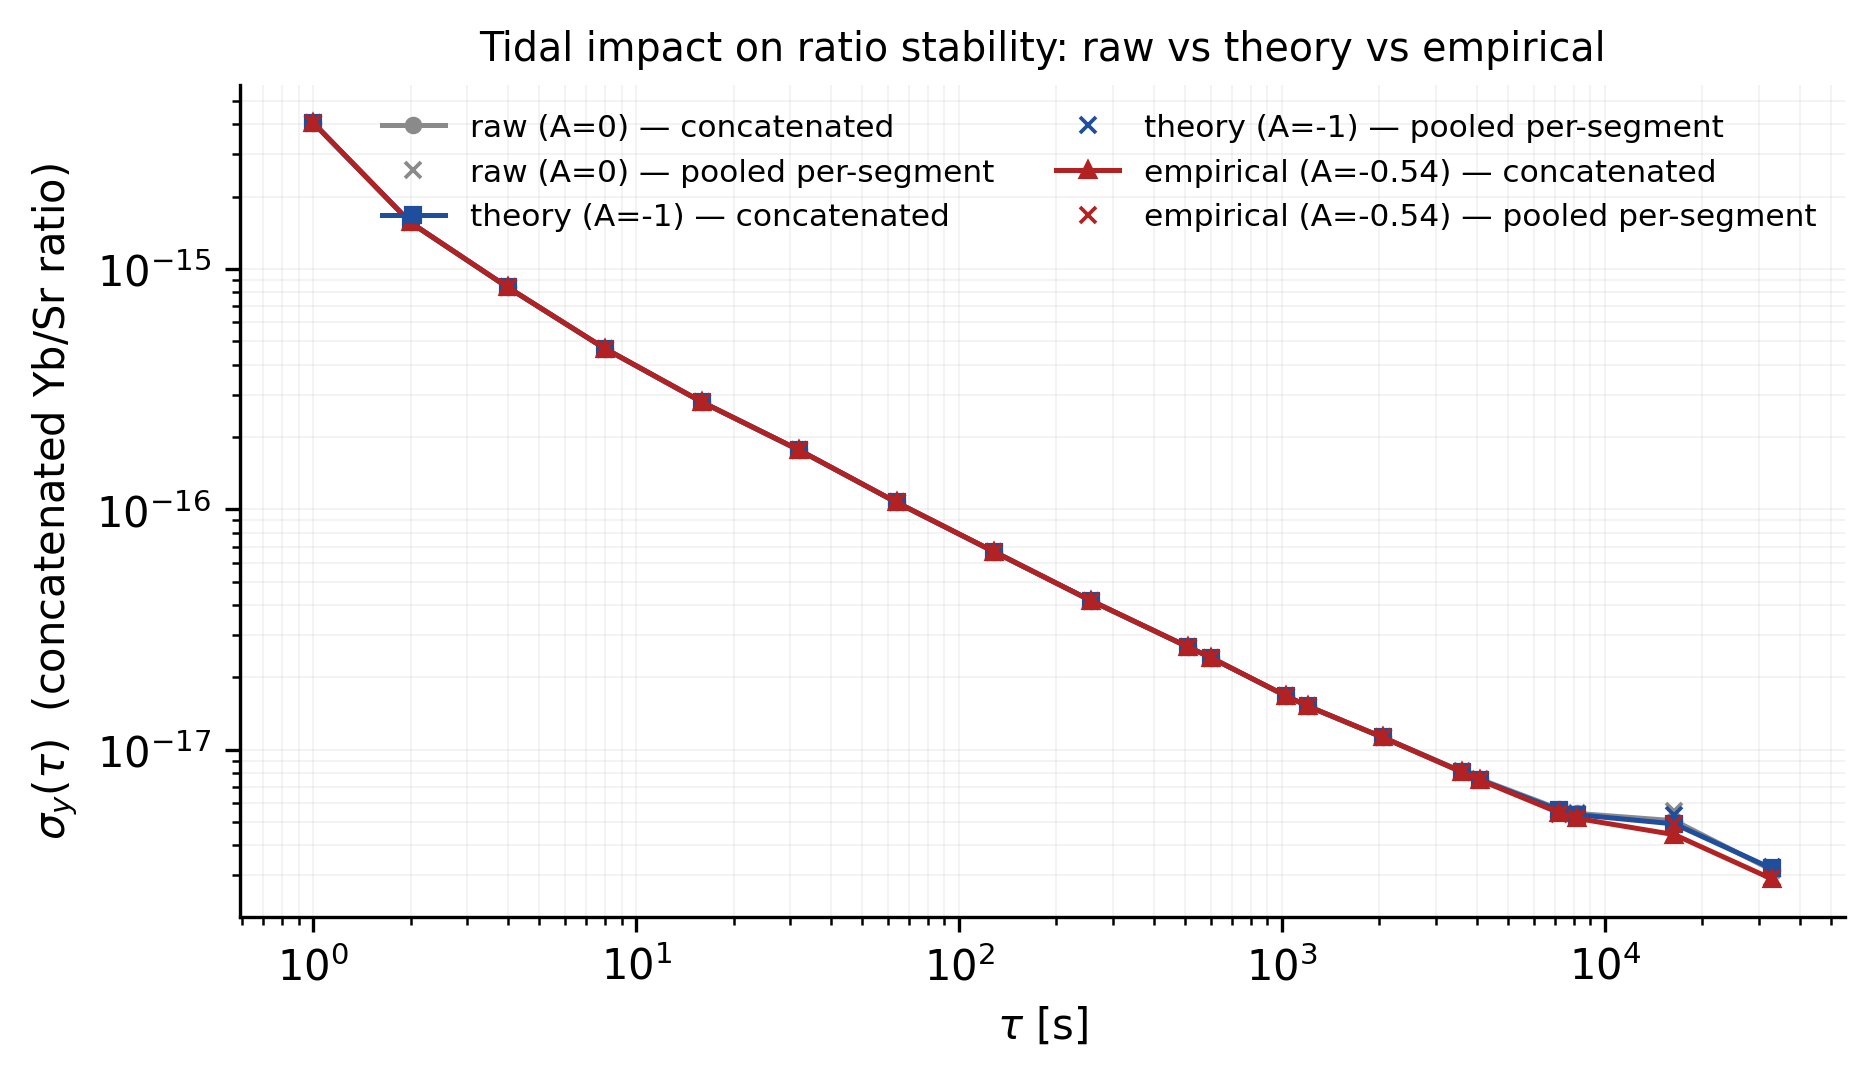

The Python source for this figure:
#!/usr/bin/env python3
"""Concatenated-stability assessment of the tidal impact on the Yb/Sr ratio.

Answers: over the WHOLE experiment (all 17 valid segments joined into one
series), how does the ratio-measurement stability behave when the tidal
gravitational redshift is (i) left in (raw), (ii) removed at the full
theoretical amplitude (A=-1, "theory"), and (iii) removed at the fitted
empirical amplitude (A=-0.54, "empirical")?

Method (reuses the frozen raw selection and the paper-style OADEV):
  1. select_segments  -> the 17 frozen segments (identical to every other
     artifact; raw data alone decide membership).
  2. For each scenario (A=0 / -1 / -0.54), apply  b_corr = b_raw - A*h  with
     h = F_1550 * deltaW(t) / c^2 interpolated onto each segment's timestamps,
     and take the per-second ratio fluctuation series  y(t) = -q/(1+q)
     produced by analyze_segment (the same series used for the per-segment
     OADEV; it is the fractional deviation of the measured ratio).
  3. CONCATENATE the 17 segments' (times, y) into a single long array and run
     ONE overlapping Allan deviation. Gaps between segments break the Allan
     pairs automatically (oadev breaks at every non-1-second step), so this is
     a gap-safe concatenated stability, not a spliced fake-continuous series.
  4. Report sigma_y(tau) for the three scenarios on the SAME tau grid, plus the
     scenario/raw sigma ratio.

  5. Also report the PER-SEGMENT-POOLED curve (pair-count weighted mean Allan
     variance across the same 17 segments, from the existing per-segment
     stability.csv) so the concatenated curve can be checked for consistency:
     the two must agree wherever the same segments contribute, and the
     concatenated curve extends to longer tau because it is not truncated to a
     single segment's run//4.

This is an independent result set; it does not modify any existing artifact.
"""

from __future__ import annotations

import csv
import sys
from decimal import Decimal
from pathlib import Path

import numpy as np

sys.path.insert(0, str(Path(__file__).resolve().parents[1]))
from clock import shared as s  # noqa: E402
from clock_ratio.tidal_analysis import (  # noqa: E402
    SCENARIOS, AnalysisError, TideGrid, analyze_segment, select_segments,
)
from clock_ratio.tidal_stability import (  # noqa: E402
    continuous_runs, oadev, tau_grid,
)

OUT_DIR = Path(__file__).resolve().parent
CSV_PATH = OUT_DIR / "concatenated_stability.csv"
MD_PATH = OUT_DIR / "concatenated_stability.md"
FIG_PNG = OUT_DIR / "concatenated_stability.png"
FIG_PDF = OUT_DIR / "concatenated_stability.pdf"
SEG_STABILITY_CSV = OUT_DIR / "tidal_correction" / "stability.csv"


def concatenate(results_by_scenario: dict[str, list]) -> dict[str, tuple]:
    """Join each scenario's 17 segment series into one (times, y) array.

    Segments are appended in time order (select_segments yields them in GROUPS
    order, which is chronological). The large real-world gaps remain in the
    time array, so oadev() opens a new continuous run at every gap.
    """
    out: dict[str, tuple] = {}
    for key, results in results_by_scenario.items():
        times = np.concatenate([r.segment.times for r in results])
        y = np.concatenate([r.fluctuations for r in results])
        out[key] = (times, y)
    return out


def pooled_per_segment(path: Path) -> dict[str, dict[int, tuple[int, float]]]:
    """Pair-count weighted pool of the per-segment OADEV (existing artifact).

    Returns scenario -> tau_s -> (n_pairs, sigma_y), where sigma_y is the pooled
    Allan deviation: sigma^2 = sum_runs(2*sigma_run^2*n_run) / sum_runs(2*n_run).
    This uses the SAME oadev output already in the per-segment stability.csv, so
    it is directly comparable to the concatenated curve wherever the same
    segments contribute. The per-segment file caps tau at each segment's
    run//4, so at large tau fewer segments contribute than in the concatenated
    curve (which pools every within-run pair of every segment).
    """
    acc: dict[str, dict[int, list[float]]] = {}
    if not path.exists():
        return {}
    for row in csv.DictReader(path.open(encoding="utf-8")):
        sigma = row["sigma_y"]
        if sigma in ("", "None"):
            continue
        scenario, tau, n_pairs = row["scenario"], int(row["tau_s"]), int(row["n_pairs"])
        slot = acc.setdefault(scenario, {}).setdefault(tau, [0.0, 0])
        slot[0] += 2.0 * float(sigma) ** 2 * n_pairs
        slot[1] += n_pairs
    return {
        scenario: {
            tau: (int(pair_sum), (sum_squares / (2.0 * pair_sum)) ** 0.5)
            for tau, (sum_squares, pair_sum) in taus.items()
            if pair_sum
        }
        for scenario, taus in acc.items()
    }



def main() -> int:
    try:
        times, beat = s.load_beat()
    except (OSError, ValueError) as error:
        raise AnalysisError(f"raw beat data could not be loaded: {error}") from error
    segments = select_segments(times, beat)
    try:
        tide = TideGrid(*s.load_tide())
    except (OSError, ValueError, KeyError) as error:
        raise AnalysisError(f"tide data could not be loaded: {error}") from error

    # Per-scenario per-segment results, then concatenate.
    results_by_scenario: dict[str, list] = {sc.key: [] for sc in SCENARIOS}
    for segment in segments:
        template = tide.beat_at(segment.times)
        for scenario in SCENARIOS:
            results_by_scenario[scenario.key].append(
                analyze_segment(segment, template, scenario))

    series = concatenate(results_by_scenario)

    # One tau grid for all scenarios, from the LONGEST single continuous run
    # (oadev caps tau at run//4 internally via the caller's grid choice; we use
    # the longest run across scenarios, which is identical here).
    longest = max(
        stop - start
        for times_sc, _ in series.values()
        for start, stop in continuous_runs(times_sc)
    )
    taus = tau_grid(longest)
    curves: dict[str, tuple] = {
        key: oadev(series[key][0], series[key][1], taus)
        for key in ("raw", "theory", "empirical")
    }
    raw_sigma = {p.tau_s: p.sigma_y for p in curves["raw"]}
    pooled = pooled_per_segment(SEG_STABILITY_CSV)

    coef = {sc.key: str(sc.coefficient) for sc in SCENARIOS}
    with CSV_PATH.open("w", newline="", encoding="utf-8") as stream:
        writer = csv.writer(stream)
        writer.writerow(["scenario", "coefficient", "tau_s", "n_pairs",
                         "sigma_y", "sigma_ratio_vs_raw",
                         "pooled_n_pairs", "pooled_sigma_y", "concat_vs_pooled"])
        for key in ("raw", "theory", "empirical"):
            for point in curves[key]:
                raw = raw_sigma.get(point.tau_s)
                ratio = (point.sigma_y / raw
                         if raw and point.sigma_y is not None and raw > 0 else "")
                pooled_point = pooled.get(key, {}).get(point.tau_s)
                if pooled_point and point.sigma_y is not None:
                    p_np, p_sig = pooled_point
                    rel = point.sigma_y / p_sig
                else:
                    p_np, p_sig, rel = "", "", ""
                writer.writerow([
                    key, coef[key], point.tau_s, point.n_pairs,
                    "" if point.sigma_y is None else f"{point.sigma_y:.6e}",
                    "" if ratio == "" else f"{ratio:.6f}",
                    p_np, "" if p_sig == "" else f"{p_sig:.6e}",
                    "" if rel == "" else f"{rel:.6f}",
                ])

    # ---- Markdown report
    total = sum(len(r.segment.beat) for r in results_by_scenario["raw"])
    lines: list[str] = []
    lines.append("# Concatenated-stability assessment of the tidal impact\n")
    lines.append(
        f"All **{total:,}** valid one-second samples from the 17 segments are "
        "joined into a single series; one gap-safe overlapping Allan deviation "
        "is computed per scenario. Real inter-segment gaps break the Allan "
        "pairs (never spliced).\n")
    lines.append(
        "The `pooled` column is the pair-count weighted pool of the existing "
        "per-segment OADEV ([tidal_correction/stability.csv](tidal_correction/stability.csv)). "
        "It agrees with the concatenated curve wherever the same segments "
        "contribute; the concatenated curve extends to longer tau because it is "
        "not truncated to a single segment's run//4.\n")
    lines.append("## sigma_y(tau)  [concat | pooled per-segment]\n")
    lines.append("| tau [s] | raw | theory (A=-1) | empirical (A=-0.54) | "
                 "theory/raw | empirical/raw |")
    lines.append("|---|---|---|---|---|---|")
    for i, tau in enumerate(taus):
        p_raw, p_th, p_em = curves["raw"][i], curves["theory"][i], curves["empirical"][i]
        def f(p, key):
            concat = "—" if p.sigma_y is None else f"{p.sigma_y:.3e}"
            pooled_pt = pooled.get(key, {}).get(tau)
            pool = f" / {pooled_pt[1]:.3e}" if pooled_pt else ""
            return concat + pool
        def r(p, base):
            if p.sigma_y is None or base is None or base == 0:
                return "—"
            return f"{p.sigma_y / base:.4f}"
        lines.append(f"| {tau} | {f(p_raw, 'raw')} | {f(p_th, 'theory')} | "
                     f"{f(p_em, 'empirical')} | "
                     f"{r(p_th, p_raw.sigma_y)} | {r(p_em, p_raw.sigma_y)} |")
    lines.append("")
    last = len(taus) - 1
    lines.append("## Summary at the longest common tau\n")
    lines.append(f"- tau = {taus[last]} s: raw = {curves['raw'][last].sigma_y:.3e}, "
                 f"theory = {curves['theory'][last].sigma_y:.3e}, "
                 f"empirical = {curves['empirical'][last].sigma_y:.3e}")
    lines.append("\n> A ratio > 1 means the tidal correction LEFT MORE scatter than "
                 "the raw data at that tau (i.e. the correction over-corrected there); "
                 "< 1 means the correction reduced the scatter.")
    lines.append("\n> Method: `b_corr = b_raw - A*h`, `h = F_1550*deltaW/c^2`, "
                 "`y(t) = -q/(1+q)` (fractional ratio deviation). "
                 "Gap-safe: pairs never cross a non-1 s step. "
                 "OADEV is not SEM and no uncertainty is propagated.\n")
    lines.append(f"\n![Concatenated stability]({FIG_PNG.name})\n")
    MD_PATH.write_text("\n".join(lines), encoding="utf-8")

    write_figure(taus, curves, pooled)

    print(f"concatenated samples: {total:,} over {len(segments)} segments")
    print(f"longest continuous run: {longest} s -> tau up to {taus[-1]} s")
    print(f"wrote {CSV_PATH.name}, {MD_PATH.name}, {FIG_PNG.name}, {FIG_PDF.name}")
    for key in ("raw", "theory", "empirical"):
        p = curves[key][-1]
        print(f"  {key:10s} sigma_y({taus[-1]}s) = "
              f"{'N/A' if p.sigma_y is None else f'{p.sigma_y:.4e}'}")
    return 0


def write_figure(taus, curves, pooled) -> None:
    """Three scenario lines (raw / theory / empirical), concatenated AND pooled."""
    import matplotlib
    matplotlib.use("Agg")
    import matplotlib.pyplot as plt

    labels = {"raw": "raw (A=0)", "theory": "theory (A=-1)",
              "empirical": "empirical (A=-0.54)"}
    colors = {"raw": "#8a8a8a", "theory": "#1f4e9c", "empirical": "#b22222"}
    markers = {"raw": "o", "theory": "s", "empirical": "^"}

    fig, ax = plt.subplots(figsize=(6.9, 3.6))
    for key in ("raw", "theory", "empirical"):
        y_concat = [p.sigma_y for p in curves[key]]
        ax.loglog(taus, y_concat, color=colors[key], marker=markers[key],
                  ms=3.2, lw=1.2, label=f"{labels[key]} — concatenated")
        pooled_taus = sorted(tau for tau in pooled.get(key, {}) if tau in taus)
        if pooled_taus:
            y_pooled = [pooled[key][tau][1] for tau in pooled_taus]
            ax.loglog(pooled_taus, y_pooled, color=colors[key], ls="none",
                      marker="x", ms=4.0, mew=0.9,
                      label=f"{labels[key]} — pooled per-segment")
    ax.set_xlabel(r"$\tau$ [s]")
    ax.set_ylabel(r"$\sigma_y(\tau)$  (concatenated Yb/Sr ratio)")
    ax.set_title("Tidal impact on ratio stability: raw vs theory vs empirical",
                 fontsize=9.5)
    ax.grid(True, which="both", alpha=0.18, lw=0.4)
    ax.legend(frameon=False, fontsize=7.5, ncol=2)
    for spine in ("top", "right"):
        ax.spines[spine].set_visible(False)
    fig.savefig(FIG_PNG, dpi=300, bbox_inches="tight")
    fig.savefig(FIG_PDF)
    plt.close(fig)


if __name__ == "__main__":
    raise SystemExit(main())
